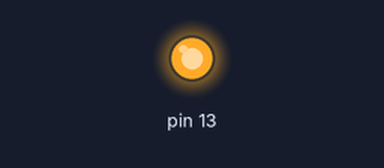
The sketch below on a simulated Arduino Uno, built with avr-gcc and run on an emulated ATmega328P. Parts: output pins drawn as LEDs (lit = HIGH).

Above: at 0.5 s.
At 21.1 s:
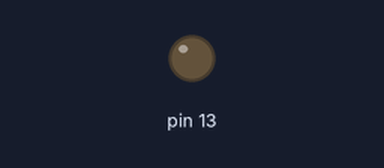
Timing chart, 0 to 25.5 s (numbered marks = the images above):
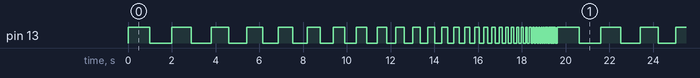

Measured:
- by itself, pin 13: moves between LOW and HIGH, repeating every 19.6 s
- by itself, everything shown: repeats every 19.6 s, in 62 steps

The sketch:

hw_1_chirp_blink1.ino
```cpp
//14051012 도진우 Chirp Blink 과제

int time = 2000; //Blink 초기 주기 2초

void setup()
{
  pinMode(13, OUTPUT);
}

void loop()
{
  //Blink 주기가 20ms 보다 클 경우
  if(time > 20){
    digitalWrite(13, HIGH);
  	delay(time/2);
  	digitalWrite(13, LOW);
  	delay(time/2);

    time = (time*9)/10; // blink 주기 10% 감소
  }
  //Blink 주기가 20ms보다 작거나 같을 경우
  else{
  	time = 2000; // Blink 주기 2초로 초기화
  }
}
```
